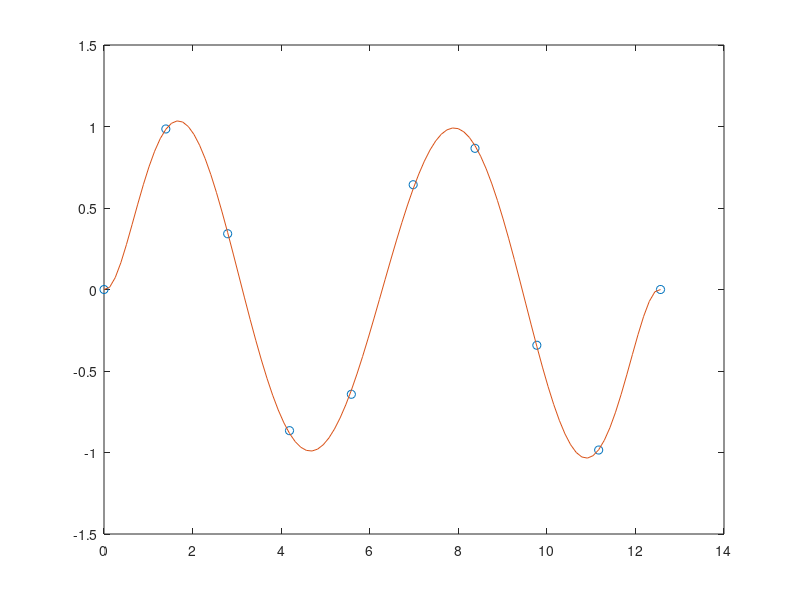

This figure's MATLAB source:
x = linspace(0,4*pi,10);
y = sin(x);
p = polyfit(x,y,7);
x1 = linspace(0,4*pi);
y1 = polyval(p,x1);
figure
plot(x,y,'o')
hold on
plot(x1,y1)
hold off
